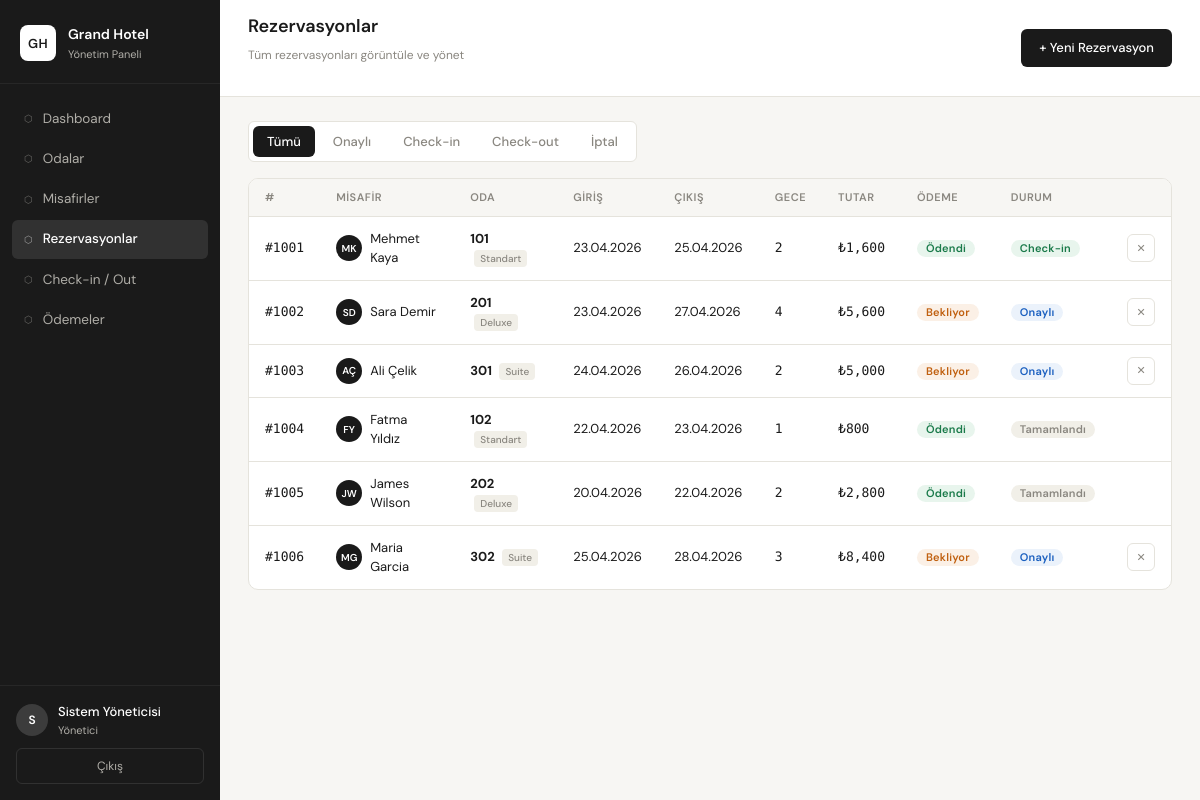
/reservations (signed in), run on the app's committed database.
### app.py (models this page shows)
class Reservation(db.Model):
    id = db.Column(db.Integer, primary_key=True)
    guest_id = db.Column(db.Integer, db.ForeignKey('guest.id'), nullable=False)
    room_id = db.Column(db.Integer, db.ForeignKey('room.id'), nullable=False)
    check_in_date = db.Column(db.Date, nullable=False)
    check_out_date = db.Column(db.Date, nullable=False)
    num_guests = db.Column(db.Integer, default=1)
    status = db.Column(db.String(20), default='confirmed')  # confirmed, checked_in, checked_out, cancelled
    total_amount = db.Column(db.Float)
    notes = db.Column(db.String(300))
    created_at = db.Column(db.DateTime, default=datetime.utcnow)
    guest = db.relationship('Guest', backref='reservations')
    room = db.relationship('Room', backref='reservations')

class Guest(db.Model):
    id = db.Column(db.Integer, primary_key=True)
    first_name = db.Column(db.String(50), nullable=False)
    last_name = db.Column(db.String(50), nullable=False)
    id_number = db.Column(db.String(20))
    phone = db.Column(db.String(20))
    email = db.Column(db.String(100))
    nationality = db.Column(db.String(50))
    created_at = db.Column(db.DateTime, default=datetime.utcnow)

class Room(db.Model):
    id = db.Column(db.Integer, primary_key=True)
    room_number = db.Column(db.String(10), unique=True, nullable=False)
    room_type = db.Column(db.String(30), nullable=False)  # standard, deluxe, suite, penthouse
    capacity = db.Column(db.Integer, default=2)
    price_per_night = db.Column(db.Float, nullable=False)
    status = db.Column(db.String(20), default='available')  # available, occupied, cleaning, maintenance
    floor = db.Column(db.Integer)
    description = db.Column(db.String(200))

### app.py (the view, shortened to what this page needs)
@app.route('/reservations', methods=['GET', 'POST'])
@login_required
def reservations():
    filter_status = request.args.get('status', 'all')
    if filter_status != 'all':
        all_res = Reservation.query.filter_by(status=filter_status).order_by(Reservation.created_at.desc()).all()
    else:
        all_res = Reservation.query.order_by(Reservation.created_at.desc()).all()
    all_guests = Guest.query.order_by(Guest.last_name).all()
    available_rooms = Room.query.filter_by(status='available').all()
    return render_template('reservations.html', reservations=all_res,
                           guests=all_guests, rooms=available_rooms,
                           filter_status=filter_status, today=date.today())

### app.py (called while the page is built)
def login_required(f):
    from functools import wraps
    @wraps(f)
    def decorated(*args, **kwargs):
        if 'user_id' not in session:
            return redirect(url_for('login'))
        return f(*args, **kwargs)
    return decorated

### templates/reservations.html (shortened to what this page needs)
{% extends "base.html" %}
{% block page_title %}Rezervasyonlar{% endblock %}
{% block page_sub %}Tüm rezervasyonları görüntüle ve yönet{% endblock %}
{% block topbar_right %}
<button class="btn-primary-custom" onclick="openModal('addResModal')">+ Yeni Rezervasyon</button>
{% endblock %}
{% block content %}
<div class="filter-tabs">
  <a href="{{ url_for('reservations') }}" class="filter-tab {% if filter_status == 'all' %}active{% endif %}">Tümü</a>
  <a href="{{ url_for('reservations', status='confirmed') }}" class="filter-tab {% if filter_status == 'confirmed' %}active{% endif %}">Onaylı</a>
  <a href="{{ url_for('reservations', status='checked_in') }}" class="filter-tab {% if filter_status == 'checked_in' %}active{% endif %}">Check-in</a>
  <a href="{{ url_for('reservations', status='checked_out') }}" class="filter-tab {% if filter_status == 'checked_out' %}active{% endif %}">Check-out</a>
  <a href="{{ url_for('reservations', status='cancelled') }}" class="filter-tab {% if filter_status == 'cancelled' %}active{% endif %}">İptal</a>
</div>
<div class="card-section">
  <div class="table-wrapper">
    <table class="data-table">
      <thead>
        <tr>
          <th>#</th>
          <th>Misafir</th>
          <th>Oda</th>
          <th>Giriş</th>
          <th>Çıkış</th>
          <th>Gece</th>
          <th>Tutar</th>
          <th>Ödeme</th>
          <th>Durum</th>
          <th></th>
        </tr>
      </thead>
      <tbody>
        {% for res in reservations %}
        {% set nights = (res.check_out_date - res.check_in_date).days %}
        <tr>
          <td class="mono">#{{ 1000 + res.id }}</td>
          <td>
            <div class="guest-name-cell">
              <div class="guest-avatar sm">{{ res.guest.first_name[0] }}{{ res.guest.last_name[0] }}</div>
              {{ res.guest.first_name }} {{ res.guest.last_name }}
            </div>
          </td>
          <td>
            <strong>{{ res.room.room_number }}</strong>
            <span class="room-type-tag">{{ res.room.room_type }}</span>
          </td>
          <td>{{ res.check_in_date.strftime('%d.%m.%Y') }}</td>
          <td>{{ res.check_out_date.strftime('%d.%m.%Y') }}</td>
          <td class="mono">{{ nights }}</td>
          <td class="mono">₺{{ "{:,.0f}".format(res.total_amount or 0) }}</td>
          <td>
            {% set paid = res.payments | selectattr('status','equalto','paid') | list %}
            {% if paid %}<span class="badge badge-green">Ödendi</span>
            {% else %}<span class="badge badge-orange">Bekliyor</span>{% endif %}
          </td>
          <td>
            {% if res.status == 'confirmed' %}<span class="badge badge-blue">Onaylı</span>
            {% elif res.status == 'checked_in' %}<span class="badge badge-green">Check-in</span>
            {% elif res.status == 'checked_out' %}<span class="badge badge-gray">Tamamlandı</span>
            {% elif res.status == 'cancelled' %}<span class="badge badge-red">İptal</span>{% endif %}
          </td>
          <td>
            {% if res.status in ['confirmed', 'checked_in'] %}
            <form method="POST" action="{{ url_for('cancel_reservation', res_id=res.id) }}"
                  onsubmit="return confirm('Rezervasyonu iptal etmek istediğinize emin misiniz?')">
              <button type="submit" class="btn-icon-danger" title="İptal Et">✕</button>
            </form>
            {% endif %}
          </td>
        </tr>
        {% else %}
        <tr>
          <td colspan="10" style="text-align:center; padding: 32px; color: var(--text-muted);">Rezervasyon bulunamadı.</td>
        </tr>
        {% endfor %}
      </tbody>
    </table>
  </div>
</div>
{% endblock %}

### static/css/style.css (style rules this page uses)
:root { --bg: #F7F6F3; --bg-card: #FFFFFF; --bg-sidebar: #1A1A1A; --bg-hover: #F0EEE9; --border: #E5E3DC; --border-strong: #C8C5BC; --text: #1A1A1A; --text-muted: #8A8780; --text-sidebar: #B0AEA8; --accent: #1A1A1A; --accent-blue: #1A5FBF; --accent-green: #1A7A4A; --accent-amber: #C06010; --accent-red: #B82020; --blue-bg: #EBF2FB; --green-bg: #E8F5ED; --amber-bg: #FBF0E6; --red-bg: #FBEBEB; --gray-bg: #F1EFE8; --radius: 10px; --radius-sm: 6px; --radius-lg: 14px; --shadow: 0 1px 3px rgba(0,0,0,0.08); --font: 'DM Sans', system-ui, sans-serif; --mono: 'DM Mono', monospace; }
*, *::before, *::after { box-sizing: border-box; margin: 0; padding: 0; }
body { font-family: var(--font); background: var(--bg); color: var(--text); font-size: 14px; line-height: 1.5; -webkit-font-smoothing: antialiased; }
a { text-decoration: none; color: inherit; }
.card-section { background: var(--bg-card); border: 1px solid var(--border); border-radius: var(--radius); margin-bottom: 20px; overflow: hidden; }
.table-wrapper { overflow-x: auto; }
.data-table { width: 100%; border-collapse: collapse; }
.data-table th { padding: 10px 16px; text-align: left; font-size: 11px; font-weight: 600; color: var(--text-muted); text-transform: uppercase; letter-spacing: 0.5px; background: var(--bg); border-bottom: 1px solid var(--border); }
.data-table td { padding: 12px 16px; font-size: 13px; border-bottom: 1px solid var(--border); color: var(--text); }
.data-table tr:last-child td { border-bottom: none; }
.mono { font-family: var(--mono); font-size: 12px; }
.badge { display: inline-block; padding: 3px 9px; border-radius: 20px; font-size: 11px; font-weight: 600; letter-spacing: 0.2px; }
.badge-blue { background: var(--blue-bg); color: var(--accent-blue); }
.badge-green { background: var(--green-bg); color: var(--accent-green); }
.badge-orange { background: var(--amber-bg); color: var(--accent-amber); }
.badge-gray { background: var(--gray-bg); color: var(--text-muted); }
.room-type-tag { font-size: 10px; color: var(--text-muted); background: var(--gray-bg); padding: 2px 6px; border-radius: 4px; margin-left: 4px; font-weight: 500; }
.guest-name-cell { display: flex; align-items: center; gap: 8px; }
.guest-avatar { width: 30px; height: 30px; border-radius: 50%; background: var(--bg-sidebar); color: #FFFFFF; display: flex; align-items: center; justify-content: center; font-size: 11px; font-weight: 600; flex-shrink: 0; text-transform: uppercase; }
.guest-avatar.sm { width: 26px; height: 26px; font-size: 10px; }
.filter-tabs { display: flex; gap: 4px; margin-bottom: 16px; background: var(--bg-card); border: 1px solid var(--border); border-radius: var(--radius-sm); padding: 4px; width: fit-content; }
.filter-tab { padding: 6px 14px; border-radius: var(--radius-sm); font-size: 13px; color: var(--text-muted); font-weight: 500; transition: all 0.15s; display: flex; align-items: center; gap: 6px; }
.filter-tab.active { background: var(--bg-sidebar); color: #FFFFFF; }
.btn-primary-custom { padding: 9px 18px; background: var(--bg-sidebar); color: #FFFFFF; border: none; border-radius: var(--radius-sm); font-size: 13px; font-family: var(--font); font-weight: 500; cursor: pointer; transition: background 0.15s; }
.btn-icon-danger { width: 28px; height: 28px; border: 1px solid var(--border); border-radius: var(--radius-sm); background: transparent; color: var(--text-muted); cursor: pointer; font-size: 11px; transition: all 0.15s; }

### data on the page
Reservation: 1000+res.id "1001", guest "M", guest "K", guest.first_name "Mehmet", guest.last_name "Kaya", room.room_number "101", room.room_type "Standart", check_in_date "23.04.2026", check_out_date "25.04.2026", nights "2", total_amount "1,600", shows "Ödendi", status "Check-in"
Reservation: 1000+res.id "1002", guest "S", guest "D", guest.first_name "Sara", guest.last_name "Demir", room.room_number "201", room.room_type "Deluxe", check_in_date "23.04.2026", check_out_date "27.04.2026", nights "4", total_amount "5,600", shows "Bekliyor", status "Onaylı"
Reservation: 1000+res.id "1003", guest "A", guest "Ç", guest.first_name "Ali", guest.last_name "Çelik", room.room_number "301", room.room_type "Suite", check_in_date "24.04.2026", check_out_date "26.04.2026", num_guests "2", total_amount "5,000", shows "Bekliyor", status "Onaylı"
Reservation: 1000+res.id "1004", guest "F", guest "Y", guest.first_name "Fatma", guest.last_name "Yıldız", room.room_number "102", room.room_type "Standart", check_in_date "22.04.2026", check_out_date "23.04.2026", num_guests "1", total_amount "800", shows "Ödendi", status "Tamamlandı"
Reservation: 1000+res.id "1005", guest "J", guest "W", guest.first_name "James", guest.last_name "Wilson", room.room_number "202", room.room_type "Deluxe", check_in_date "20.04.2026", check_out_date "22.04.2026", num_guests "2", total_amount "2,800", shows "Ödendi", status "Tamamlandı"
Reservation: 1000+res.id "1006", guest "M", guest "G", guest.first_name "Maria", guest.last_name "Garcia", room.room_number "302", room.room_type "Suite", check_in_date "25.04.2026", check_out_date "28.04.2026", num_guests "3", total_amount "8,400", shows "Bekliyor", status "Onaylı"

### other printed values
{{ session.full_name[0] if session.full_name else 'U' }} "S"
{{ session.full_name }} "Sistem Yöneticisi"
